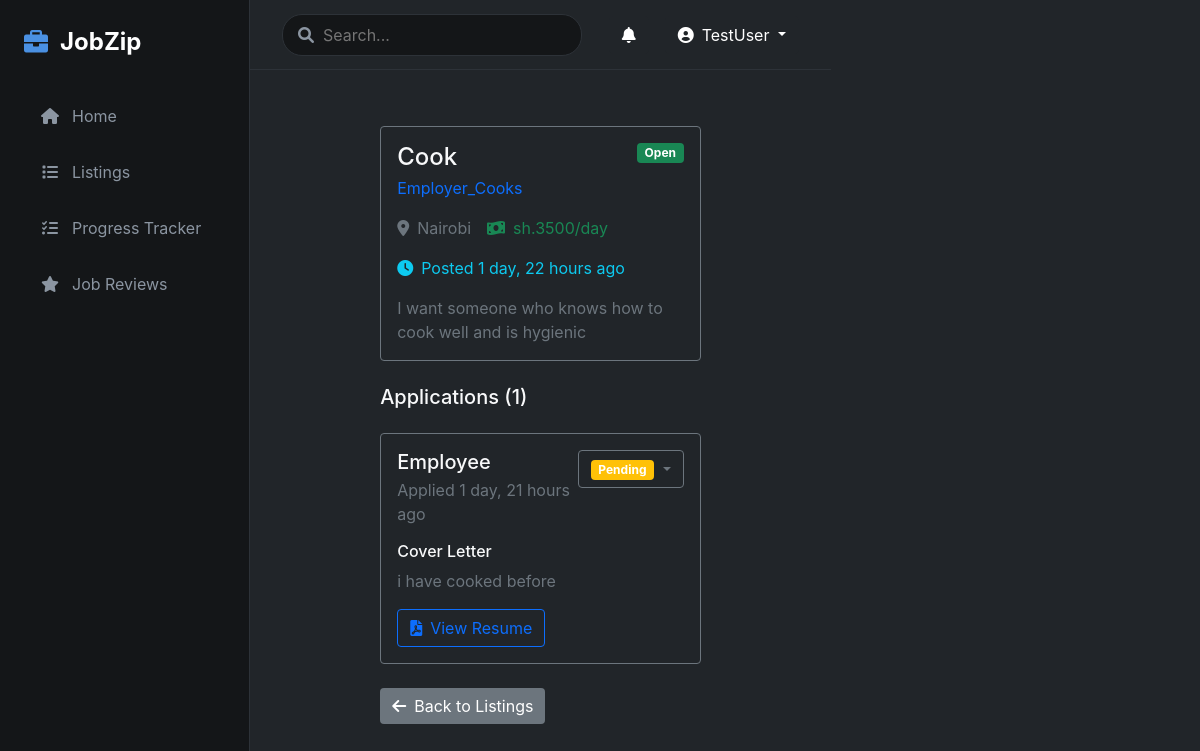
The page /job/20/applications/ (signed in) on the database as committed earlier.
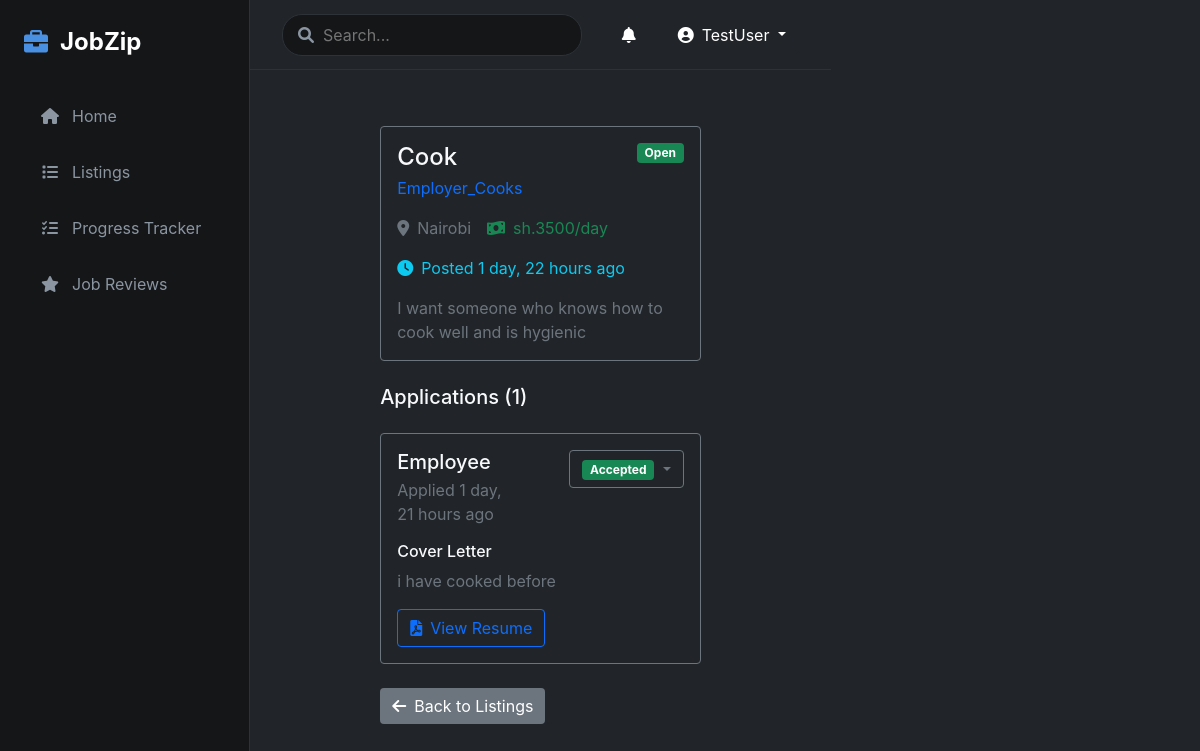
The same page on the database as committed later.
### jobs/models.py (models this page shows, shortened)
class JobApplication(models.Model):
    STATUS_CHOICES = (
        ('pending', 'Pending'),
        ('accepted', 'Accepted'),
        ('rejected', 'Rejected'),
    )
    job = models.ForeignKey(Job, on_delete=models.CASCADE, related_name='applications')
    applicant = models.ForeignKey(User, on_delete=models.CASCADE, related_name='job_applications')
    status = models.CharField(max_length=10, choices=STATUS_CHOICES, default='pending')
    cover_letter = models.TextField(blank=True, null=True)
    resume = models.FileField(upload_to='resumes/', blank=True, null=True)
    applied_at = models.DateTimeField(auto_now_add=True)
    updated_at = models.DateTimeField(auto_now=True)
    class Meta:
        unique_together = ('job', 'applicant')
        ordering = ['-applied_at']

class User(AbstractUser):
    USER_TYPE_CHOICES = (
        ('employer', 'Employer'),
        ('employee', 'Employee'),
    )
    user_type = models.CharField(max_length=10, choices=USER_TYPE_CHOICES, default='employee')
    profile_picture = models.ImageField(upload_to='profile_pics/', null=True, blank=True)
    location = models.CharField(max_length=100, null=True, blank=True)
    bio = models.TextField(null=True, blank=True)
    date_joined = models.DateTimeField(default=timezone.now)

### jobs/views.py (the view)
# urls.py: path('job/<int:job_id>/applications/', views.job_applications, name='job_applications'),
@login_required
def job_applications(request, job_id):
    if request.user.user_type != 'employer':
        messages.error(request, 'Only employers can view job applications')
        return redirect('home')
    job = get_object_or_404(Job, id=job_id)
    if job.employer != request.user:
        messages.error(request, 'You can only view applications for your own jobs')
        return redirect('listings')
    applications = JobApplication.objects.filter(job=job).order_by('-applied_at')
    return render(request, 'jobs/job_applications.html', {
        'job': job,
        'applications': applications
    })

### jobs/templates/jobs/job_applications.html (shortened to what this page needs)
{% extends 'jobs/base.html' %}
{% load static %}
{% block content %}
<div class="container-fluid py-4">
    <div class="row">
        <div class="col-md-8 mx-auto">
            <div class="card bg-dark border-secondary mb-4">
                <div class="card-body">
                    <div class="d-flex justify-content-between align-items-start mb-3">
                        <div>
                            <h4 class="card-title mb-1">{{ job.title }}</h4>
                            <div class="text-primary">{{ job.company }}</div>
                        </div>
                        <span class="badge {% if job.status == 'open' %}bg-success{% else %}bg-danger{% endif %}">
                            {{ job.get_status_display }}
                        </span>
                    </div>
                    <div class="d-flex flex-wrap gap-3 mb-3">
                        <div class="text-muted">
                            <i class="fas fa-map-marker-alt me-2"></i>{{ job.location }}
                        </div>
                        <div class="text-success">
                            <i class="fas fa-money-bill-wave me-2"></i>{{ job.salary }}
                        </div>
                        <div class="text-info">
                            <i class="fas fa-clock me-2"></i>Posted {{ job.created_at|timesince }} ago
                        </div>
                    </div>
                    <p class="text-muted mb-0">{{ job.description|truncatewords:50 }}</p>
                </div>
            </div>
            <h5 class="mb-4">Applications ({{ applications.count }})</h5>
            {% for application in applications %}
            <div class="card bg-dark border-secondary mb-3" id="application-{{ application.id }}">
                <div class="card-body">
                    <div class="d-flex justify-content-between align-items-start mb-3">
                        <div>
                            <h5 class="card-title mb-1">{{ application.applicant.get_full_name|default:application.applicant.username }}</h5>
                            <div class="text-muted">Applied {{ application.applied_at|timesince }} ago</div>
                        </div>
                        <div class="dropdown">
                            <button class="btn btn-outline-secondary dropdown-toggle" type="button" data-bs-toggle="dropdown">
                                <span class="badge {% if application.status == 'pending' %}bg-warning{% elif application.status == 'accepted' %}bg-success{% elif application.status == 'rejected' %}bg-danger{% endif %}">
                                    {{ application.get_status_display }}
                                </span>
                            </button>
                        </div>
                    </div>
                    <div class="mb-3">
                        <h6 class="mb-2">Cover Letter</h6>
                        <p class="text-muted mb-0">{{ application.cover_letter }}</p>
                    </div>
                    {% if application.resume %}
                    <div>
                        <a href="{{ application.resume.url }}" class="btn btn-outline-primary" target="_blank">
                            <i class="fas fa-file-pdf me-2"></i>View Resume
                        </a>
                    </div>
                    {% endif %}
                </div>
            </div>
            {% empty %}
            <div class="alert alert-info">
                <i class="fas fa-info-circle me-2"></i>No applications received yet.
            </div>
            {% endfor %}
            <div class="mt-4">
                <a href="{% url 'listings' %}" class="btn btn-secondary">
                    <i class="fas fa-arrow-left me-2"></i>Back to Listings
                </a>
            </div>
        </div>
    </div>
</div>
{% endblock %}

Rows that differ between the two databases and show on the page:
changed JobApplication "i have cooked before": status "Pending" → "Accepted"
